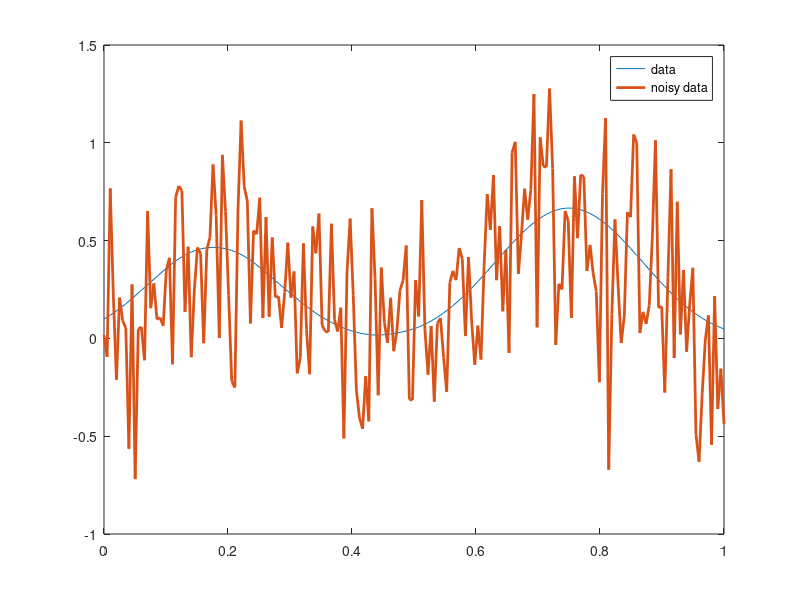
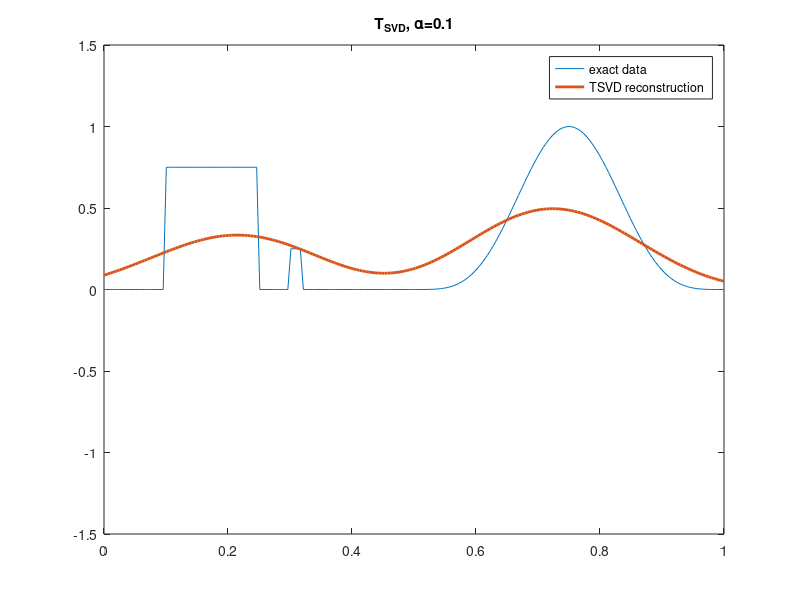

These figures' MATLAB source, in order:
% Number of discretization points
% N = 200;
close all
N = 200;
C = 0.2;

K = zeros(N,N);
h = 1/N;
x = linspace(0,1,N)';

% discrete convolution matrix
for l = 1:N
    for k = 1:N
      %K(l,k)  = h * power(C,-2) * max(0,C-abs((l-k)*h));
      K(l,k)  = h * (power(C,-2)) * max(0,C-abs((l-k)*h));
    end
end

% exact parameters
p = 0.75 * (x > .1).*(x < .25) + 0.25 * (x > .3).*(x < .32) + power(sin(2*pi*x),4).*(x > 0.5) + 0.0 * cos(30*pi*x);

% convolved parameters
d = K * p;

% noisy data, noise has sigma (standard deviation) = 0.1
%dn = d + 0.1 * randn(N,1);
n = sqrt(0.1)*randn(N,1);
%n = 0.1*randn(N,1);
dn = d + n;
plot(x,d,x,dn,'Linewidth', 2);
legend('data', 'noisy data');
print('data.pdf')

% TSVD regularization parameter
% alpha = 0.05;
alpha = 0.1;
%alpha = 0.0001;

% solve TSVD
[U,S,V] = svd(K);
for j=1:N,
  if S(j , j)*S(j , j) < alpha
    S(j , j) = 0;
  end    
end

% s is diag matrix of eigenvalues, so lets filter them
p_tsvd = U*S*V' * dn;
% comment out next 3 if you dont want figure
figure;
plot(x,p,x,p_tsvd,'Linewidth', 2), axis([0,1,-1.5,1.5]);
legend('exact data', 'TSVD reconstruction');
title(['T_{SVD}, \alpha=',num2str(alpha)])
print(['tsvd',num2str(alpha),'.pdf'])